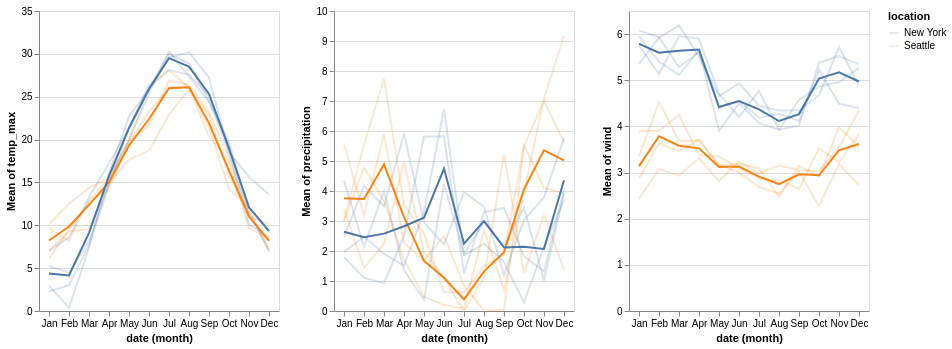

The specification (Vega-Lite) saved for this image:
### Vega-Lite specification from a JSON file in a GitHub repository (floating-point values rounded to 4 significant figures; data arrays with more than 128 entries replaced by an {"elided": "..."} marker saying what was removed)
{"$schema": "https://vega.github.io/schema/vega-lite/v4.json", "description": "Summarized and per year weather information for Seatle and New York.", "data": {"values": {"elided": "2922 records"}}, "repeat": {"column": ["temp_max", "precipitation", "wind"]}, "spec": {"layer": [{"mark": "line", "encoding": {"y": {"aggregate": "mean", "field": {"repeat": "column"}}, "x": {"timeUnit": "month", "field": "date", "type": "ordinal"}, "detail": {"timeUnit": "year", "field": "date"}, "color": {"field": "location"}, "opacity": {"value": 0.2}}}, {"mark": "line", "encoding": {"y": {"aggregate": "mean", "field": {"repeat": "column"}}, "x": {"timeUnit": "month", "field": "date", "type": "ordinal"}, "color": {"field": "location"}}}]}}
